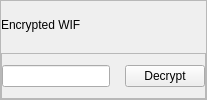
        <widget class="QFrame" name="decryptWIFAndButtonsContainerQFrame">
         <property name="frameShape">
          <enum>QFrame::Shape::StyledPanel</enum>
         </property>
         <property name="frameShadow">
          <enum>QFrame::Shadow::Raised</enum>
         </property>
         <layout class="QHBoxLayout" name="decryptWIFfHorizontalLayout">
          <property name="spacing">
           <number>15</number>
          </property>
          <property name="leftMargin">
           <number>0</number>
          </property>
          <property name="topMargin">
           <number>0</number>
          </property>
          <property name="rightMargin">
           <number>0</number>
          </property>
          <property name="bottomMargin">
           <number>0</number>
          </property>
          <item>
           <widget class="QFrame" name="decryptWIFContainerQFrame">
            <layout class="QVBoxLayout" name="decryptWIFContainerQFrameVLayout">
             <property name="spacing">
              <number>5</number>
             </property>
             <property name="leftMargin">
              <number>0</number>
             </property>
             <property name="topMargin">
              <number>0</number>
             </property>
             <property name="rightMargin">
              <number>0</number>
             </property>
             <property name="bottomMargin">
              <number>0</number>
             </property>
             <item>
              <widget class="QFrame" name="decryptWIFLableContainerQFrame">
               <layout class="QHBoxLayout" name="decryptWIFLabelContainerQFrameHLayout">
                <property name="spacing">
                 <number>15</number>
                </property>
                <property name="leftMargin">
                 <number>0</number>
                </property>
                <property name="topMargin">
                 <number>0</number>
                </property>
                <property name="rightMargin">
                 <number>0</number>
                </property>
                <property name="bottomMargin">
                 <number>0</number>
                </property>
                <item>
                 <widget class="QLabel" name="decryptWIFQLabel">
                  <property name="text">
                   <string>Encrypted WIF</string>
                  </property>
                 </widget>
                </item>
                <item>
                 <spacer name="decryptWIFLabelContainerQFrameHSpacer">
                  <property name="orientation">
                   <enum>Qt::Orientation::Horizontal</enum>
                  </property>
                  <property name="sizeHint" stdset="0">
                   <size>
                    <width>40</width>
                    <height>20</height>
                   </size>
                  </property>
                 </spacer>
                </item>
               </layout>
              </widget>
             </item>
             <item>
              <widget class="QFrame" name="decryptWIFAndButtonContainerQFrame">
               <property name="frameShape">
                <enum>QFrame::Shape::StyledPanel</enum>
               </property>
               <property name="frameShadow">
                <enum>QFrame::Shadow::Raised</enum>
               </property>
               <layout class="QHBoxLayout" name="decryptWIFHLayout">
                <property name="spacing">
                 <number>15</number>
                </property>
                <property name="leftMargin">
                 <number>0</number>
                </property>
                <property name="topMargin">
                 <number>0</number>
                </property>
                <property name="rightMargin">
                 <number>0</number>
                </property>
                <property name="bottomMargin">
                 <number>0</number>
                </property>
                <item>
                 <widget class="QLineEdit" name="decryptWIFQLineEdit"/>
                </item>
                <item>
                 <widget class="QPushButton" name="decryptWIFQPushButton">
                  <property name="sizePolicy">
                   <sizepolicy hsizetype="Preferred" vsizetype="Fixed">
                    <horstretch>0</horstretch>
                    <verstretch>0</verstretch>
                   </sizepolicy>
                  </property>
                  <property name="cursor">
                   <cursorShape>PointingHandCursor</cursorShape>
                  </property>
                  <property name="text">
                   <string>Decrypt</string>
                  </property>
                 </widget>
                </item>
               </layout>
              </widget>
             </item>
            </layout>
           </widget>
          </item>
         </layout>
        </widget>
